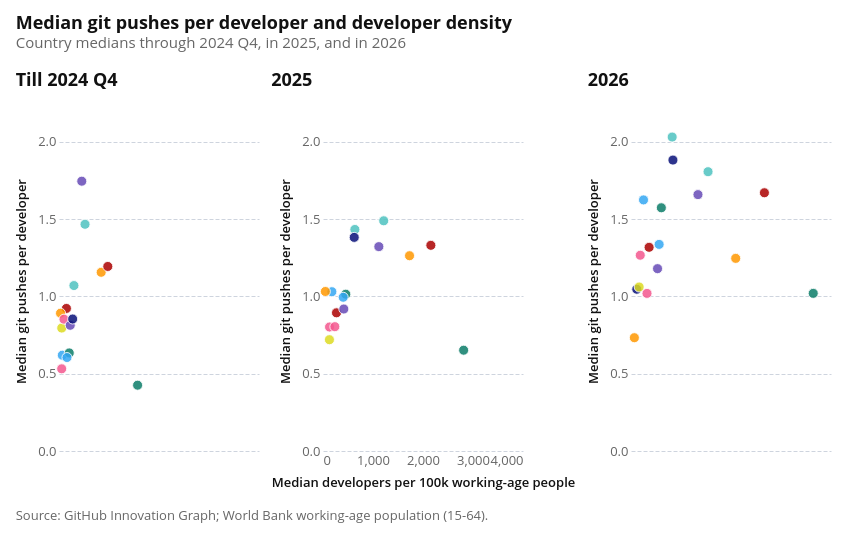

The cell this chart's notebook holds for it:
### Code cell
pushes_per_developer = (
    git_pushes.merge(
        developers[
            ["iso2_code", "year", "quarter", "developers_per_100k", "developers"]
        ],
        on=["iso2_code", "year", "quarter"],
        suffixes=("_pushes", "_developers"),
    )
    .assign(
        pushes_per_developer=lambda d: d["git_pushes"] / d["developers"],
        period=lambda d: d["year"].where(
            d["year"] >= 2025, "Till 2024 Q4"
        ).astype(str),
    )
)

country_period_medians = (
    pushes_per_developer.groupby(["country_name", "period"], as_index=False)
    .agg(
        median_developers_per_100k=("developers_per_100k", "median"),
        median_pushes_per_developer=("pushes_per_developer", "median"),
        quarters=("quarter", "count"),
    )
)

scatter_color = alt.Color(
    "country_name:N",
    title=None,
    sort=COUNTRY_ORDER,
    scale=alt.Scale(domain=COUNTRY_ORDER, range=COUNTRY_COLORS),
)

scatter_tooltips = [
    alt.Tooltip("country_name:N", title="Country"),
    alt.Tooltip("period:N", title="Period"),
    alt.Tooltip(
        "median_developers_per_100k:Q",
        title="Median developers per 100k",
        format=".3f",
    ),
    alt.Tooltip(
        "median_pushes_per_developer:Q",
        title="Median pushes per developer",
        format=".3f",
    ),
    alt.Tooltip("quarters:Q", title="Quarters"),
]


def make_pushes_scatter(period: str, show_x_axis: bool, show_legend: bool):
    x_axis = (
        alt.Axis(title="Median developers per 100k working-age people")
        if show_x_axis
        else None
    )
    color = scatter_color if show_legend else alt.Color(
        "country_name:N",
        sort=COUNTRY_ORDER,
        scale=alt.Scale(domain=COUNTRY_ORDER, range=COUNTRY_COLORS),
        legend=None,
    )
    return (
        alt.Chart(country_period_medians)
        .transform_filter(alt.datum.period == period)
        .mark_circle(size=100, opacity=0.85)
        .encode(
            x=alt.X("median_developers_per_100k:Q", axis=x_axis),
            y=alt.Y(
                "median_pushes_per_developer:Q",
                title="Median git pushes per developer",
            ),
            color=color,
            tooltip=scatter_tooltips,
        )
        .properties(width=200, height=340, title=period)
    )


pushes_per_developer_scatter = (
    alt.hconcat(
        make_pushes_scatter("Till 2024 Q4", show_x_axis=False, show_legend=False),
        make_pushes_scatter("2025", show_x_axis=True, show_legend=True),
        make_pushes_scatter("2026", show_x_axis=False, show_legend=False),
        spacing=12,
    )
    .resolve_scale(x="shared", y="shared")
    .properties(
        title=alt.Title(
            text="Median git pushes per developer and developer density",
            subtitle="Country medians through 2024 Q4, in 2025, and in 2026",
        )
    )
)

attaviz.add_caption(pushes_per_developer_scatter, POPULATION_NOTE)

### Figure 1 — Vega specification as saved in the notebook (floating-point values rounded to 4 significant figures)
{"$schema": "https://vega.github.io/schema/vega/v6.json", "data": [{"name": "source_0"}, {"name": "data_0", "values": [{"country_name": "Burkina Faso", "median_developers_per_100k": 66.26, "median_pushes_per_developer": 0.62, "period": "Till 2024 Q4", "quarters": 20}, {"country_name": "Cabo Verde", "median_developers_per_100k": 843.9, "median_pushes_per_developer": 1.156, "period": "Till 2024 Q4", "quarters": 20}, {"country_name": "Côte d'Ivoire", "median_developers_per_100k": 204.9, "median_pushes_per_developer": 0.6345, "period": "Till 2024 Q4", "quarters": 20}, {"country_name": "Ghana", "median_developers_per_100k": 520.6, "median_pushes_per_developer": 1.467, "period": "Till 2024 Q4", "quarters": 20}, {"country_name": "Guinea", "median_developers_per_100k": 53.83, "median_pushes_per_developer": 0.5317, "period": "Till 2024 Q4", "quarters": 17}, {"country_name": "India", "median_developers_per_100k": 976.0, "median_pushes_per_developer": 1.194, "period": "Till 2024 Q4", "quarters": 20}, {"country_name": "Liberia", "median_developers_per_100k": 148.5, "median_pushes_per_developer": 0.9225, "period": "Till 2024 Q4", "quarters": 17}, {"country_name": "Mali", "median_developers_per_100k": 54.7, "median_pushes_per_developer": 0.7954, "period": "Till 2024 Q4", "quarters": 18}, {"country_name": "Mauritania", "median_developers_per_100k": 159.6, "median_pushes_per_developer": 0.6048, "period": "Till 2024 Q4", "quarters": 19}, {"country_name": "Niger", "median_developers_per_100k": 30.46, "median_pushes_per_developer": 0.8917, "period": "Till 2024 Q4", "quarters": 12}, {"country_name": "Nigeria", "median_developers_per_100k": 455.6, "median_pushes_per_developer": 1.746, "period": "Till 2024 Q4", "quarters": 20}, {"country_name": "Senegal", "median_developers_per_100k": 298.5, "median_pushes_per_developer": 1.07, "period": "Till 2024 Q4", "quarters": 20}, {"country_name": "Sierra Leone", "median_developers_per_100k": 99.29, "median_pushes_per_developer": 0.853, "period": "Till 2024 Q4", "quarters": 20}, {"country_name": "South Africa", "median_developers_per_100k": 1572.0, "median_pushes_per_developer": 0.4258, "period": "Till 2024 Q4", "quarters": 20}, {"country_name": "The Gambia", "median_developers_per_100k": 224.8, "median_pushes_per_developer": 0.8134, "period": "Till 2024 Q4", "quarters": 17}, {"country_name": "Togo", "median_developers_per_100k": 273.5, "median_pushes_per_developer": 0.854, "period": "Till 2024 Q4", "quarters": 20}]}, {"name": "data_1", "values": [{"country_name": "Burkina Faso", "median_developers_per_100k": 177.3, "median_pushes_per_developer": 1.031, "period": "2025", "quarters": 4}, {"country_name": "Cabo Verde", "median_developers_per_100k": 1731.0, "median_pushes_per_developer": 1.264, "period": "2025", "quarters": 4}, {"country_name": "Côte d'Ivoire", "median_developers_per_100k": 455.6, "median_pushes_per_developer": 1.015, "period": "2025", "quarters": 4}, {"country_name": "Ghana", "median_developers_per_100k": 1214.0, "median_pushes_per_developer": 1.49, "period": "2025", "quarters": 4}, {"country_name": "Guinea", "median_developers_per_100k": 130.5, "median_pushes_per_developer": 0.8021, "period": "2025", "quarters": 4}, {"country_name": "India", "median_developers_per_100k": 2157.0, "median_pushes_per_developer": 1.331, "period": "2025", "quarters": 4}, {"country_name": "Liberia", "median_developers_per_100k": 269.9, "median_pushes_per_developer": 0.8941, "period": "2025", "quarters": 4}, {"country_name": "Mali", "median_developers_per_100k": 128.6, "median_pushes_per_developer": 0.7202, "period": "2025", "quarters": 4}, {"country_name": "Mauritania", "median_developers_per_100k": 404.3, "median_pushes_per_developer": 0.9948, "period": "2025", "quarters": 4}, {"country_name": "Niger", "median_developers_per_100k": 47.37, "median_pushes_per_developer": 1.032, "period": "2025", "quarters": 4}, {"country_name": "Nigeria", "median_developers_per_100k": 1117.0, "median_pushes_per_developer": 1.322, "period": "2025", "quarters": 4}, {"country_name": "Senegal", "median_developers_per_100k": 637.3, "median_pushes_per_developer": 1.434, "period": "2025", "quarters": 4}, {"country_name": "Sierra Leone", "median_developers_per_100k": 236.9, "median_pushes_per_developer": 0.8044, "period": "2025", "quarters": 4}, {"country_name": "South Africa", "median_developers_per_100k": 2813.0, "median_pushes_per_developer": 0.6522, "period": "2025", "quarters": 4}, {"country_name": "The Gambia", "median_developers_per_100k": 416.3, "median_pushes_per_developer": 0.9186, "period": "2025", "quarters": 4}, {"country_name": "Togo", "median_developers_per_100k": 624.4, "median_pushes_per_developer": 1.382, "period": "2025", "quarters": 4}]}, {"name": "data_2", "values": [{"country_name": "Burkina Faso", "median_developers_per_100k": 250.3, "median_pushes_per_developer": 1.625, "period": "2026", "quarters": 1}, {"country_name": "Cabo Verde", "median_developers_per_100k": 2094.0, "median_pushes_per_developer": 1.246, "period": "2026", "quarters": 1}, {"country_name": "Côte d'Ivoire", "median_developers_per_100k": 606.9, "median_pushes_per_developer": 1.574, "period": "2026", "quarters": 1}, {"country_name": "Ghana", "median_developers_per_100k": 1541.0, "median_pushes_per_developer": 1.807, "period": "2026", "quarters": 1}, {"country_name": "Guinea", "median_developers_per_100k": 185.1, "median_pushes_per_developer": 1.267, "period": "2026", "quarters": 1}, {"country_name": "Guinea-Bissau", "median_developers_per_100k": 115.7, "median_pushes_per_developer": 1.047, "period": "2026", "quarters": 1}, {"country_name": "India", "median_developers_per_100k": 2668.0, "median_pushes_per_developer": 1.671, "period": "2026", "quarters": 1}, {"country_name": "Liberia", "median_developers_per_100k": 362.2, "median_pushes_per_developer": 1.318, "period": "2026", "quarters": 1}, {"country_name": "Mali", "median_developers_per_100k": 163.0, "median_pushes_per_developer": 1.061, "period": "2026", "quarters": 1}, {"country_name": "Mauritania", "median_developers_per_100k": 562.5, "median_pushes_per_developer": 1.337, "period": "2026", "quarters": 1}, {"country_name": "Niger", "median_developers_per_100k": 67.21, "median_pushes_per_developer": 0.7331, "period": "2026", "quarters": 1}, {"country_name": "Nigeria", "median_developers_per_100k": 1339.0, "median_pushes_per_developer": 1.659, "period": "2026", "quarters": 1}, {"country_name": "Senegal", "median_developers_per_100k": 823.4, "median_pushes_per_developer": 2.031, "period": "2026", "quarters": 1}, {"country_name": "Sierra Leone", "median_developers_per_100k": 320.0, "median_pushes_per_developer": 1.02, "period": "2026", "quarters": 1}, {"country_name": "South Africa", "median_developers_per_100k": 3645.0, "median_pushes_per_developer": 1.02, "period": "2026", "quarters": 1}, {"country_name": "The Gambia", "median_developers_per_100k": 530.9, "median_pushes_per_developer": 1.18, "period": "2026", "quarters": 1}, {"country_name": "Togo", "median_developers_per_100k": 838.7, "median_pushes_per_developer": 1.882, "period": "2026", "quarters": 1}]}], "signals": [{"name": "childHeight", "value": 340}, {"name": "concat_0_childWidth", "value": 200}], "marks": [{"type": "group", "name": "concat_0_group", "marks": [{"type": "group", "name": "concat_0_concat_0_group", "encode": {"update": {"width": {"signal": "concat_0_childWidth"}, "height": {"signal": "childHeight"}}}, "marks": [{"type": "symbol", "name": "concat_0_concat_0_marks", "from": {"data": "data_0"}, "encode": {"update": {"fill": {"field": "country_name", "scale": "color"}, "stroke": {"value": "white"}, "shape": {"value": "circle"}, "x": {"field": "median_developers_per_100k", "scale": "concat_0_x"}, "opacity": {"value": 0.85}, "size": {"value": 100}, "tooltip": {"signal": "{\"Country\": isValid(datum[\"country_name\"]) ? isArray(datum[\"country_name\"]) ? join(datum[\"country_name\"], '\\n') : datum[\"country_name\"] : \"\"+datum[\"country_name\"], \"Period\": isValid(datum[\"period\"]) ? isArray(datum[\"period\"]) ? join(datum[\"period\"], '\\n') : datum[\"period\"] : \"\"+datum[\"period\"], \"Median developers per 100k\": format(datum[\"median_developers_per_100k\"], \".3f\"), \"Median pushes per developer\": format(datum[\"median_pushes_per_developer\"], \".3f\"), \"Quarters\": format(datum[\"quarters\"], \"\")}"}, "y": {"field": "median_pushes_per_developer", "scale": "concat_0_y"}}}, "style": ["circle"]}], "axes": [{"scale": "concat_0_y", "orient": "left", "labels": false, "domain": false, "aria": false, "zindex": 0, "grid": true, "tickCount": 5, "ticks": false, "gridScale": "concat_0_x", "maxExtent": 0, "minExtent": 0}, {"scale": "concat_0_y", "labelOverlap": true, "grid": false, "title": "Median git pushes per developer", "orient": "left", "zindex": 0, "tickCount": 5}], "title": {"text": "Till 2024 Q4", "anchor": "start", "offset": 21}, "style": "cell"}, {"type": "group", "name": "concat_0_concat_1_group", "encode": {"update": {"width": {"signal": "concat_0_childWidth"}, "height": {"signal": "childHeight"}}}, "marks": [{"type": "symbol", "name": "concat_0_concat_1_marks", "from": {"data": "data_1"}, "encode": {"update": {"opacity": {"value": 0.85}, "x": {"field": "median_developers_per_100k", "scale": "concat_0_x"}, "fill": {"field": "country_name", "scale": "color"}, "stroke": {"value": "white"}, "y": {"field": "median_pushes_per_developer", "scale": "concat_0_y"}, "shape": {"value": "circle"}, "tooltip": {"signal": "{\"Country\": isValid(datum[\"country_name\"]) ? isArray(datum[\"country_name\"]) ? join(datum[\"country_name\"], '\\n') : datum[\"country_name\"] : \"\"+datum[\"country_name\"], \"Period\": isValid(datum[\"period\"]) ? isArray(datum[\"period\"]) ? join(datum[\"period\"], '\\n') : datum[\"period\"] : \"\"+datum[\"period\"], \"Median developers per 100k\": format(datum[\"median_developers_per_100k\"], \".3f\"), \"Median pushes per developer\": format(datum[\"median_pushes_per_developer\"], \".3f\"), \"Quarters\": format(datum[\"quarters\"], \"\")}"}, "size": {"value": 100}}}, "style": ["circle"]}], "axes": [{"scale": "concat_0_y", "tickCount": 5, "aria": false, "labels": false, "maxExtent": 0, "minExtent": 0, "gridScale": "concat_0_x", "domain": false, "grid": true, "orient": "left", "ticks": false, "zindex": 0}, {"scale": "concat_0_x", "title": "Median developers per 100k working-age people", "orient": "bottom", "labelOverlap": true, "labelFlush": true, "grid": false, "labelBaseline": "top", "tickCount": 5, "zindex": 0}, {"scale": "concat_0_y", "orient": "left", "grid": false, "title": "Median git pushes per developer", "zindex": 0, "labelOverlap": true, "tickCount": 5}], "title": {"text": "2025", "offset": 21, "anchor": "start"}, "style": "cell"}, {"type": "group", "name": "concat_0_concat_2_group", "encode": {"update": {"height": {"signal": "childHeight"}, "width": {"signal": "concat_0_childWidth"}}}, "marks": [{"type": "symbol", "name": "concat_0_concat_2_marks", "from": {"data": "data_2"}, "encode": {"update": {"fill": {"field": "country_name", "scale": "color"}, "opacity": {"value": 0.85}, "tooltip": {"signal": "{\"Country\": isValid(datum[\"country_name\"]) ? isArray(datum[\"country_name\"]) ? join(datum[\"country_name\"], '\\n') : datum[\"country_name\"] : \"\"+datum[\"country_name\"], \"Period\": isValid(datum[\"period\"]) ? isArray(datum[\"period\"]) ? join(datum[\"period\"], '\\n') : datum[\"period\"] : \"\"+datum[\"period\"], \"Median developers per 100k\": format(datum[\"median_developers_per_100k\"], \".3f\"), \"Median pushes per developer\": format(datum[\"median_pushes_per_developer\"], \".3f\"), \"Quarters\": format(datum[\"quarters\"], \"\")}"}, "x": {"field": "median_developers_per_100k", "scale": "concat_0_x"}, "y": {"field": "median_pushes_per_developer", "scale": "concat_0_y"}, "shape": {"value": "circle"}, "size": {"value": 100}, "stroke": {"value": "white"}}}, "style": ["circle"]}], "axes": [{"scale": "concat_0_y", "ticks": false, "orient": "left", "gridScale": "concat_0_x", "grid": true, "labels": false, "tickCount": 5, "zindex": 0, "maxExtent": 0, "minExtent": 0, "aria": false, "domain": false}, {"scale": "concat_0_y", "labelOverlap": true, "zindex": 0, "title": "Median git pushes per developer", "tickCount": 5, "orient": "left", "grid": false}], "title": {"text": "2026", "anchor": "start", "offset": 21}, "style": "cell"}], "title": {"text": "Median git pushes per developer and developer density", "offset": 21, "anchor": "start", "subtitle": "Country medians through 2024 Q4, in 2025, and in 2026"}, "layout": {"padding": 12, "bounds": "full", "align": "each"}}], "scales": [{"name": "color", "type": "ordinal", "domain": ["Burkina Faso", "Cabo Verde", "The Gambia", "Ghana", "Guinea", "Guinea-Bissau", "Côte d'Ivoire", "Liberia", "Mali", "Mauritania", "Niger", "Nigeria", "Senegal", "Sierra Leone", "Togo", "South Africa", "India"], "range": ["#34A7F2", "#FF9800", "#664AB6", "#4EC2C0", "#F3578E", "#081079", "#0C7C68", "#AA0000", "#DDDA21"]}, {"name": "concat_0_x", "type": "linear", "domain": {"fields": [{"data": "data_0", "field": "median_developers_per_100k"}, {"data": "data_1", "field": "median_developers_per_100k"}, {"data": "data_2", "field": "median_developers_per_100k"}]}, "range": [0, {"signal": "concat_0_childWidth"}], "zero": true, "nice": true}, {"name": "concat_0_y", "type": "linear", "domain": {"fields": [{"data": "data_0", "field": "median_pushes_per_developer"}, {"data": "data_1", "field": "median_pushes_per_developer"}, {"data": "data_2", "field": "median_pushes_per_developer"}]}, "range": [{"signal": "childHeight"}, 0], "zero": true, "nice": true}], "title": {"text": "Source: GitHub Innovation Graph; World Bank working-age population (15-64).", "offset": 21, "fontWeight": 400, "anchor": "start", "lineHeight": 20, "orient": "bottom", "color": "#666666", "fontSize": 13, "font": "Open Sans, sans-serif"}, "padding": 15, "layout": {"padding": 18, "columns": 1, "bounds": "full", "align": "each"}, "config": {"range": {"category": ["#34A7F2", "#FF9800", "#664AB6", "#4EC2C0", "#F3578E", "#081079", "#0C7C68", "#AA0000", "#DDDA21"], "diverging": ["#920000", "#BD6126", "#E3A763", "#EFEFEF", "#80BDE7", "#3587C3", "#025288"], "heatmap": ["#E3F6FD", "#75CCEC", "#089BD4", "#0169A1", "#023B6F"], "ordinal": ["#E3F6FD", "#75CCEC", "#089BD4", "#0169A1", "#023B6F"], "ramp": ["#E3F6FD", "#75CCEC", "#089BD4", "#0169A1", "#023B6F"]}, "mark": {"tooltip": true}, "axis": {"domain": false, "grid": true, "gridColor": "#CED4DE", "gridDash": [4, 2], "gridWidth": 1, "labelFont": "Open Sans, sans-serif", "labelFontSize": 13, "labelFontWeight": 400, "labelColor": "#666666", "labelPadding": 3, "tickColor": "#CED4DE", "tickSize": 5, "tickCount": 5, "titleFont": "Open Sans, sans-serif", "titleFontSize": 13, "titleFontWeight": 600, "titleColor": "#111111", "titlePadding": 9}, "axisBand": {"labelPadding": 6, "tickSize": 0}, "axisX": {"grid": false, "tickSize": 0, "labelAngle": 0}, "axisY": {"domain": false, "ticks": false, "gridColor": "#CED4DE", "gridDash": [4, 2], "gridWidth": 1}, "legend": {"labelFont": "Open Sans, sans-serif", "labelFontSize": 13, "labelFontWeight": 600, "labelColor": "#111111", "titleFont": "Open Sans, sans-serif", "titleFontSize": 13, "titleFontWeight": 600, "titleColor": "#111111", "titlePadding": 3, "symbolSize": 196, "symbolStrokeWidth": 0, "padding": 15, "offset": 21, "columnPadding": 21, "orient": "bottom", "labelLimit": 200, "titleLimit": 200}, "style": {"cell": {"stroke": null}, "arc": {"stroke": "white", "strokeWidth": 1}, "area": {"opacity": 0.7}, "bar": {"cornerRadiusEnd": 0}, "line": {"strokeWidth": 4, "strokeCap": "round", "strokeJoin": "round"}, "point": {"size": 60, "stroke": "white", "strokeWidth": 1}, "rect": {"stroke": "#8A969F", "strokeWidth": 0.5}, "circle": {"stroke": "white", "strokeWidth": 1}, "square": {"stroke": "white", "strokeWidth": 1}, "geoshape": {"stroke": "#666666", "strokeWidth": 0.3, "strokeJoin": "round", "strokeCap": "round"}, "group-title": {"font": "Open Sans, sans-serif", "fontSize": 18, "fontWeight": 700, "lineHeight": 22, "fill": "#111111"}}, "title": {"subtitleColor": "#666666", "subtitleFont": "Open Sans, sans-serif", "subtitleFontSize": 15, "subtitleFontWeight": 400, "subtitleLineHeight": 18, "subtitlePadding": 3}}, "background": "white"}
